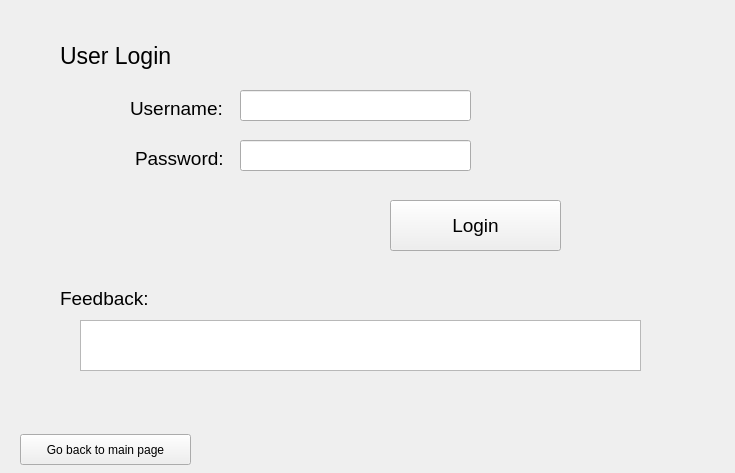
<?xml version="1.0" encoding="UTF-8"?>
<ui version="4.0">
 <class>Login</class>
 <widget class="QWidget" name="Login">
  <property name="geometry">
   <rect>
    <x>0</x>
    <y>0</y>
    <width>735</width>
    <height>473</height>
   </rect>
  </property>
  <property name="windowTitle">
   <string>Form</string>
  </property>
  <widget class="QLabel" name="label">
   <property name="geometry">
    <rect>
     <x>130</x>
     <y>100</y>
     <width>101</width>
     <height>17</height>
    </rect>
   </property>
   <property name="font">
    <font>
     <pointsize>14</pointsize>
    </font>
   </property>
   <property name="text">
    <string>Username:</string>
   </property>
  </widget>
  <widget class="QLabel" name="label_2">
   <property name="geometry">
    <rect>
     <x>135</x>
     <y>150</y>
     <width>101</width>
     <height>17</height>
    </rect>
   </property>
   <property name="font">
    <font>
     <pointsize>14</pointsize>
    </font>
   </property>
   <property name="text">
    <string>Password:</string>
   </property>
  </widget>
  <widget class="QLineEdit" name="uname">
   <property name="geometry">
    <rect>
     <x>240</x>
     <y>90</y>
     <width>231</width>
     <height>31</height>
    </rect>
   </property>
   <property name="font">
    <font>
     <pointsize>14</pointsize>
    </font>
   </property>
  </widget>
  <widget class="QLineEdit" name="pwd">
   <property name="geometry">
    <rect>
     <x>240</x>
     <y>140</y>
     <width>231</width>
     <height>31</height>
    </rect>
   </property>
   <property name="font">
    <font>
     <pointsize>14</pointsize>
    </font>
   </property>
  </widget>
  <widget class="QTextBrowser" name="result">
   <property name="geometry">
    <rect>
     <x>80</x>
     <y>320</y>
     <width>561</width>
     <height>51</height>
    </rect>
   </property>
   <property name="font">
    <font>
     <pointsize>14</pointsize>
    </font>
   </property>
  </widget>
  <widget class="QLabel" name="label_3">
   <property name="geometry">
    <rect>
     <x>60</x>
     <y>290</y>
     <width>101</width>
     <height>17</height>
    </rect>
   </property>
   <property name="font">
    <font>
     <pointsize>14</pointsize>
    </font>
   </property>
   <property name="text">
    <string>Feedback:</string>
   </property>
  </widget>
  <widget class="QPushButton" name="login">
   <property name="geometry">
    <rect>
     <x>390</x>
     <y>200</y>
     <width>171</width>
     <height>51</height>
    </rect>
   </property>
   <property name="font">
    <font>
     <pointsize>14</pointsize>
    </font>
   </property>
   <property name="text">
    <string>Login</string>
   </property>
  </widget>
  <widget class="QLabel" name="label_4">
   <property name="geometry">
    <rect>
     <x>60</x>
     <y>40</y>
     <width>161</width>
     <height>31</height>
    </rect>
   </property>
   <property name="font">
    <font>
     <pointsize>17</pointsize>
    </font>
   </property>
   <property name="text">
    <string>User Login</string>
   </property>
  </widget>
  <widget class="QPushButton" name="back">
   <property name="geometry">
    <rect>
     <x>20</x>
     <y>434</y>
     <width>171</width>
     <height>31</height>
    </rect>
   </property>
   <property name="text">
    <string>Go back to main page</string>
   </property>
  </widget>
 </widget>
 <resources/>
 <connections/>
</ui>
